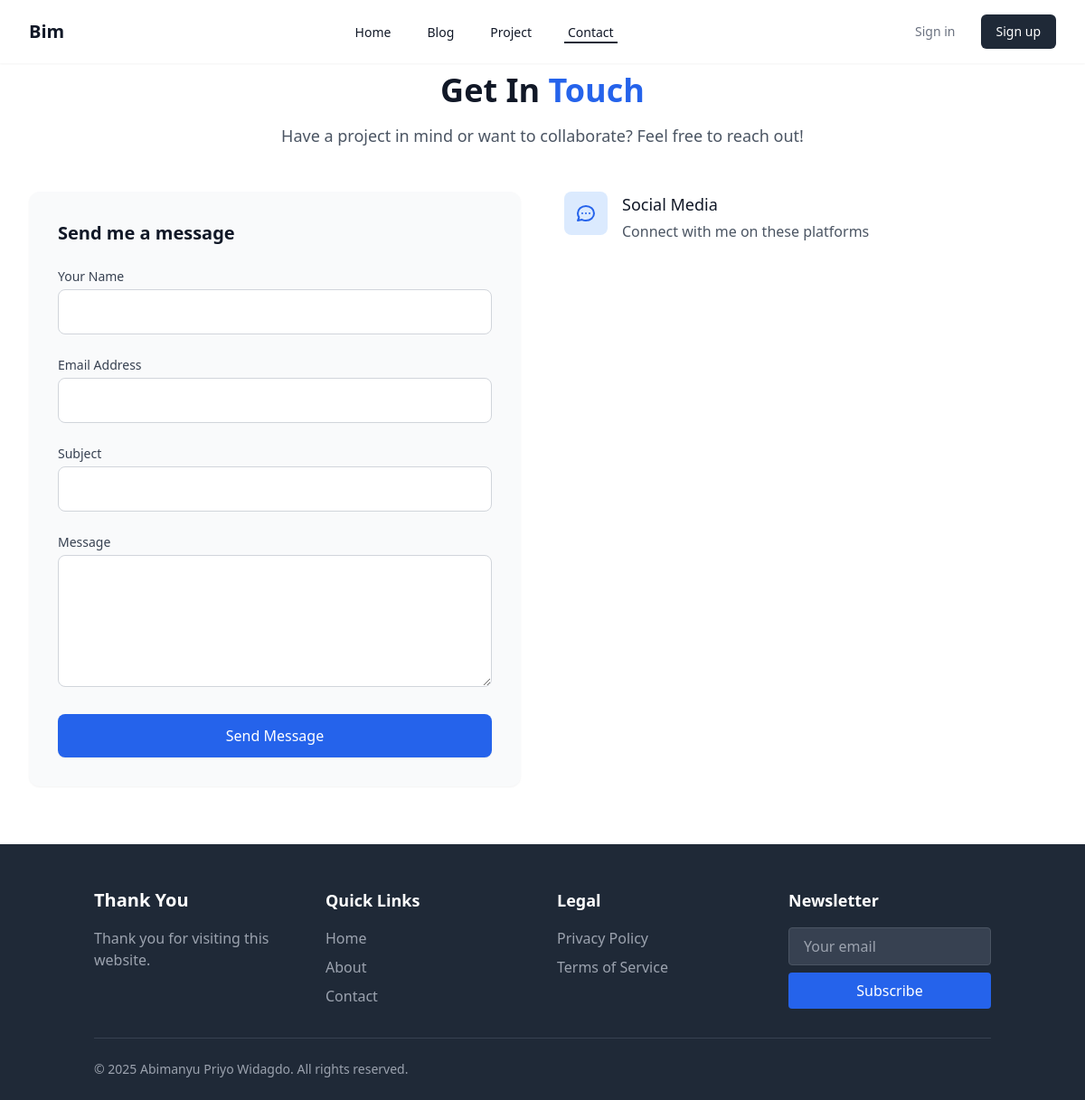
The app's page /contact/, older data.
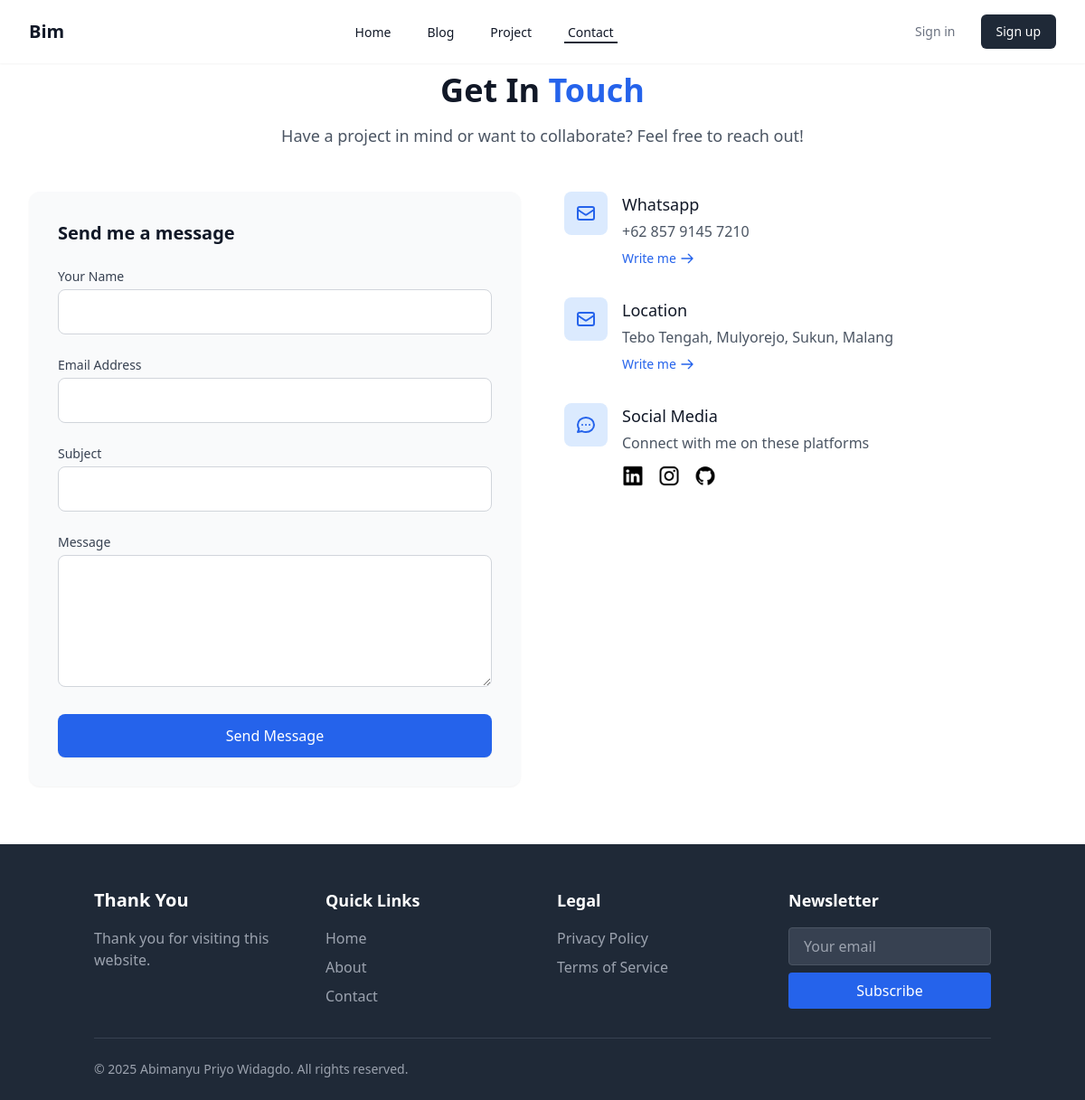
The same page, newer data.
### contact/models.py (models this page shows, shortened)
class ContactSection(models.Model):
    image = models.ImageField(upload_to='contact_images/', null=True, blank=True)
    title = models.CharField(max_length=200)
    content = models.TextField()

class Sosmed(models.Model):
    name = models.CharField(max_length=200)
    icon = models.ImageField(upload_to='sosmed_icons/', null=True, blank=True)
    link = models.URLField(blank=True, null=True)

### contact/views.py (the view)
# urls.py: path('', views.contact, name='contact'),
def contact(request):
    context = {
        'title': 'Contact',
        'contact_section': ContactSection.objects.all(),
        'sosmed_section': Sosmed.objects.all()
    }
    return render(request, 'contact.html', context)

### templates/contact.html (shortened to what this page needs)
{% extends "base.html" %} {% block content %} {% load static %}
<section class="pb-16 pt-20 bg-white" id="contact">
  <div class="max-w-7xl mx-auto px-4 sm:px-6 lg:px-8">
    <div class="text-center mb-12">
      <h2 class="text-3xl md:text-4xl font-bold text-gray-900 mb-4">
        Get In <span class="text-blue-600">Touch</span>
      </h2>
      <p class="text-lg text-gray-600 max-w-2xl mx-auto">
        Have a project in mind or want to collaborate? Feel free to reach out!
      </p>
    </div>
    <div class="grid grid-cols-1 lg:grid-cols-2 gap-12">
      <div class="bg-gray-50 rounded-xl p-6 sm:p-8 shadow-sm">
        <h3 class="text-xl font-semibold text-gray-900 mb-6">
          Send me a message
        </h3>
        <form class="space-y-6">
          <div>
            <label
              for="name"
              class="block text-sm font-medium text-gray-700 mb-1"
              >Your Name</label
            >
            <input
              type="text"
              id="name"
              name="name"
              class="w-full px-4 py-3 rounded-lg border border-gray-300 focus:ring-2 focus:ring-blue-500 focus:border-blue-500 transition"
            />
          </div>
          <div>
            <label
              for="email"
              class="block text-sm font-medium text-gray-700 mb-1"
              >Email Address</label
            >
            <input
              type="email"
              id="email"
              name="email"
              class="w-full px-4 py-3 rounded-lg border border-gray-300 focus:ring-2 focus:ring-blue-500 focus:border-blue-500 transition"
            />
          </div>
          <div>
            <label
              for="subject"
              class="block text-sm font-medium text-gray-700 mb-1"
              >Subject</label
            >
            <input
              type="text"
              id="subject"
              name="subject"
              class="w-full px-4 py-3 rounded-lg border border-gray-300 focus:ring-2 focus:ring-blue-500 focus:border-blue-500 transition"
            />
          </div>
          <div>
            <label
              for="message"
              class="block text-sm font-medium text-gray-700 mb-1"
              >Message</label
            >
            <textarea
              id="message"
              name="message"
              rows="5"
              class="w-full px-4 py-3 rounded-lg border border-gray-300 focus:ring-2 focus:ring-blue-500 focus:border-blue-500 transition"
            ></textarea>
          </div>
          <button
            type="submit"
            class="w-full px-6 py-3 bg-blue-600 hover:bg-blue-700 text-white font-medium rounded-lg shadow-sm transition transform hover:-translate-y-0.5"
          >
            Send Message
          </button>
        </form>
      </div>
      <div>
        <div class="space-y-8">
          {% for contact in contact_section %}
          <div class="flex items-start">
            <div class="flex-shrink-0 bg-blue-100 p-3 rounded-lg">
              <svg
                class="w-6 h-6 text-blue-600"
                fill="none"
                stroke="currentColor"
                viewBox="0 0 24 24"
              >
                <path
                  stroke-linecap="round"
                  stroke-linejoin="round"
                  stroke-width="2"
                  d="M3 8l7.89 5.26a2 2 0 002.22 0L21 8M5 19h14a2 2 0 002-2V7a2 2 0 00-2-2H5a2 2 0 00-2 2v10a2 2 0 002 2z"
                ></path>
              </svg>
            </div>
            <div class="ml-4">
              <h3 class="text-lg font-medium text-gray-900">
                {{ contact.title }}
              </h3>
              <p class="mt-1 text-gray-600">{{ contact.content }}</p>
              <a
                href="mailto:{{ contact.email }}"
                class="mt-2 inline-flex items-center text-sm text-blue-600 hover:text-blue-700"
              >
                Write me
                <svg
                  class="w-4 h-4 ml-1"
                  fill="none"
                  stroke="currentColor"
                  viewBox="0 0 24 24"
                >
                  <path
                    stroke-linecap="round"
                    stroke-linejoin="round"
                    stroke-width="2"
                    d="M14 5l7 7m0 0l-7 7m7-7H3"
                  ></path>
                </svg>
              </a>
            </div>
          </div>
          {% endfor %}
          <div class="flex items-start">
            <div class="flex-shrink-0 bg-blue-100 p-3 rounded-lg">
            </div>
            <div class="ml-4">
              <h3 class="text-lg font-medium text-gray-900">Social Media</h3>
              <p class="mt-1 text-gray-600">
                Connect with me on these platforms
              </p>
              <div class="mt-3 flex space-x-4">
                {% for sosmed in sosmed_section %}
                <a href="{{ sosmed.link }}" class="text-gray-500 hover:text-blue-600">
                  <img src="{{ sosmed.icon.url }}" alt="" class="w-6 h-6">
                </a>
                {% endfor %}
              </div>
            </div>
          </div>
        </div>
      </div>
    </div>
  </div>
</section>
{% endblock %}

### templates/base.html (shortened to what this page needs)
{% load static %}
<!DOCTYPE html>
<html lang="en">
  <head>
    <script src="https://cdn.tailwindcss.com"></script>
    <link href="https://unpkg.com/aos@2.3.1/dist/aos.css" rel="stylesheet" />
  </head>
  <body class="font-jakarta">
    {% include 'components/navBar.html' %}
    <div class="h-full">{% block content %} {% endblock %}</div>
    {% include 'components/footer.html' %}
  </body>
</html>

### templates/components/navBar.html (shortened to what this page needs)
<nav class="bg-white shadow-sm fixed w-full z-20">
    <div class="max-w-7xl mx-auto px-4 sm:px-6 lg:px-8 py-4">
        <div class="flex items-center justify-between">
            <a href="" class="flex-shrink-0 flex items-center">
                <span class="text-xl font-bold text-gray-900">Bim</span>
            </a>
            <div class="hidden sm:ml-6 sm:flex sm:space-x-8">
                <a href="/"
                    class="border-gray-800 text-gray-900 inline-flex items-center px-1 pt-1 border-b-2 text-sm font-medium
                      {% if request.path == '/' %}border-blue-500{% else %}border-transparent hover:border-gray-300 hover:text-gray-700{% endif %}">
                    Home
                </a>
                <a href="/blog/"
                    class="border-gray-800 text-gray-900 inline-flex items-center px-1 pt-1 border-b-2 text-sm font-medium
                      {% if '/blog/' in request.path %}border-blue-500{% else %}border-transparent hover:border-gray-300 hover:text-gray-700{% endif %}">
                    Blog
                </a>
                <a href="/project/"
                    class="border-gray-800 text-gray-900 inline-flex items-center px-1 pt-1 border-b-2 text-sm font-medium
                      {% if '/project/' in request.path %}border-blue-500{% else %}border-transparent hover:border-gray-300 hover:text-gray-700{% endif %}">
                    Project
                </a>
                <a href="/contact/"
                    class="border-gray-800 text-gray-900 inline-flex items-center px-1 pt-1 border-b-2 text-sm font-medium
                      {% if '/contact/' in request.path %}border-blue-500{% else %}border-transparent hover:border-gray-300 hover:text-gray-700{% endif %}">
                    Contact
                </a>
            </div>
            <div class="hidden sm:ml-6 sm:flex sm:items-center">
                <a href="" class="text-gray-500 hover:text-gray-700 px-3 py-2 text-sm font-medium">Sign in</a>
                <a href=""
                    class="ml-4 inline-flex items-center px-4 py-2 border border-transparent text-sm font-medium rounded-md shadow-sm text-white bg-gray-800 hover:bg-gray-700">
                    Sign up
                </a>
            </div>
        </div>
    </div>
</nav>

### templates/components/footer.html (shortened to what this page needs)
<footer class="bg-gray-800 text-white pt-12 pb-6">
    <div class="container mx-auto px-4">
        <div class="grid grid-cols-1 md:grid-cols-4 gap-8 mb-8">
            <div class="col-span-1">
                <h3 class="text-xl font-bold mb-4">Thank You</h3>
                <p class="text-gray-400">Thank you for visiting this website.</p>
            </div>
            <div>
                <h4 class="text-lg font-semibold mb-4">Quick Links</h4>
                <ul class="space-y-2">
                    <li><a class="text-gray-400 hover:text-white transition" href="">Home</a></li>
                    <li><a class="text-gray-400 hover:text-white transition" href="">About</a></li>
                    <li><a class="text-gray-400 hover:text-white transition" href="">Contact</a></li>
                </ul>
            </div>
            <div>
                <h4 class="text-lg font-semibold mb-4">Legal</h4>
                <ul class="space-y-2">
                    <li><a href="" class="text-gray-400 hover:text-white transition">Privacy
                            Policy</a></li>
                    <li><a href="" class="text-gray-400 hover:text-white transition">Terms of
                            Service</a></li>
                </ul>
            </div>
            <div>
                <h4 class="text-lg font-semibold mb-4">Newsletter</h4>
                <form method="post" action="">
                    <div class="flex flex-col space-y-2">
                        <input type="email" name="email" placeholder="Your email"
                            class="px-4 py-2 rounded bg-gray-700 text-white border border-gray-600 focus:outline-none focus:ring-2 focus:ring-blue-500">
                        <button type="submit"
                            class="bg-blue-600 hover:bg-blue-700 text-white font-medium py-2 px-4 rounded transition">
                            Subscribe
                        </button>
                    </div>
                </form>
            </div>
        </div>
        <div class="border-t border-gray-700 pt-6 flex flex-col md:flex-row justify-between items-center">
            <p class="text-gray-400 text-sm mb-4 md:mb-0">
                &copy; {% now "Y" %} Abimanyu Priyo Widagdo. All rights reserved.
            </p>
        </div>
    </div>
</footer>

Row changes from the older to the newer data that the page shows:
added ContactSection: title "Whatsapp", content "+62 857 9145 7210"
added ContactSection: title "Location", content "Tebo Tengah, Mulyorejo, Sukun, Malang"
added Sosmed: icon (picture)
added Sosmed: icon (picture)
added Sosmed: icon (picture)
